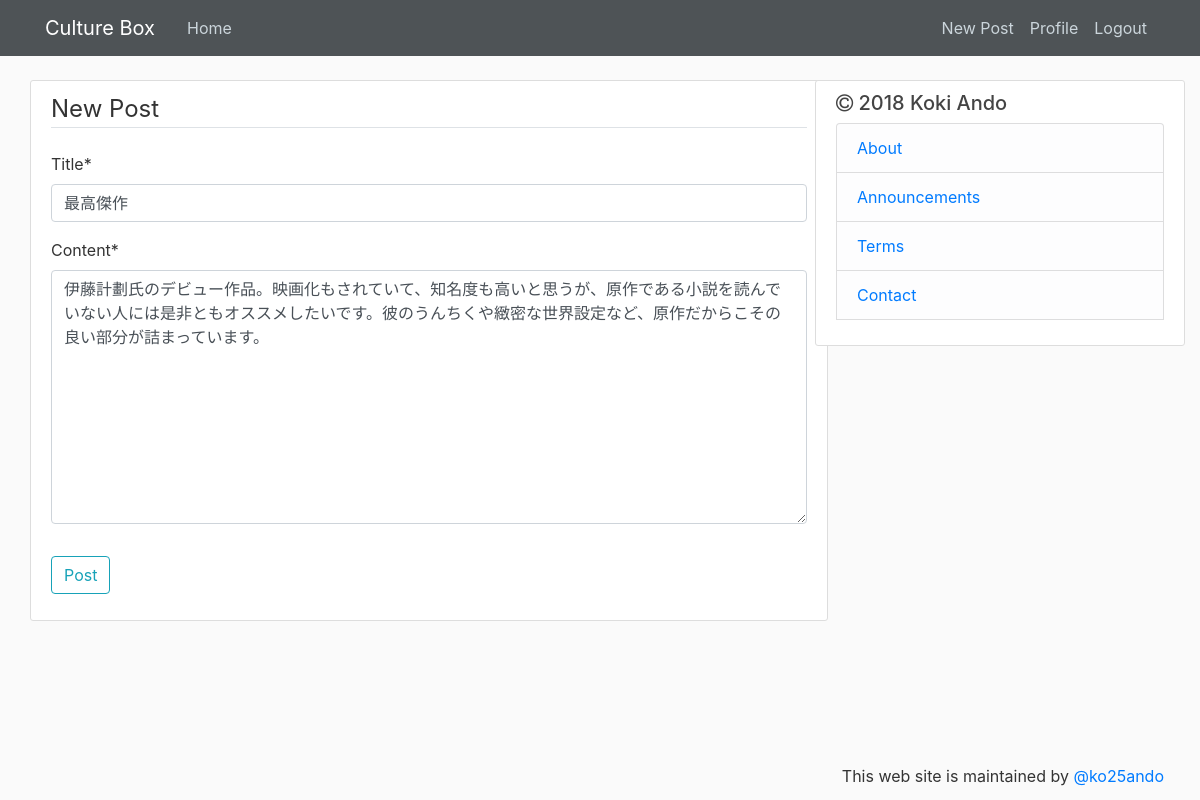
/post/9/update/ (signed in), run on the app's committed database.
### CultureBox/models.py (models this page shows, shortened)
class Post(models.Model):
    title = models.CharField(max_length=100)
    content = models.TextField()
    date_posted = models.DateTimeField(default=timezone.now)
    author = models.ForeignKey(User, on_delete=models.CASCADE)
    category = models.CharField(max_length=20)
    interest = models.CharField(max_length=100)
    link = models.TextField()

### CultureBox/views.py (the view, shortened to what this page needs)
# urls.py: path('post/<int:pk>/update/', PostUpdateView.as_view(), name='post-update'),
class PostUpdateView(LoginRequiredMixin, UserPassesTestMixin, UpdateView):
    model = Post
    fields = ['title', 'content']
    def test_func(self):
        post = self.get_object()
        if self.request.user == post.author:
            return True
        return False

### CultureBox/templates/CultureBox/post_form.html (shortened to what this page needs)
{% extends "CultureBox/layout.html" %}
{% load crispy_forms_tags %}
{% block content %}
    <div class="content-section">
        <form method="POST">
            <fieldset class="form-group">
                <legend class="border-bottom mb-4">New Post</legend>
                {{ form|crispy }}
            </fieldset>
            <div class="form-group">
                <button class="btn btn-outline-info" type="submit">Post</button>
            </div>
        </form>
    </div>
{% endblock content %}

### CultureBox/static/CultureBox/main.css (style rules this page uses)
body { background: #fafafa; color: #333333; margin-top: 5rem; }
.content-section { background: #ffffff; padding: 10px 20px; border: 1px solid #dddddd; border-radius: 3px; margin-bottom: 20px; }

### data on the page
Post: title "最高傑作", content "伊藤計劃氏のデビュー作品。映画化もされていて、知名度も高いと思うが、原作である小説を読んでいない人には是非ともオススメしたいです。彼のうんちくや緻密な世界設定など、原作だからこその良い部分が詰まっています。"
